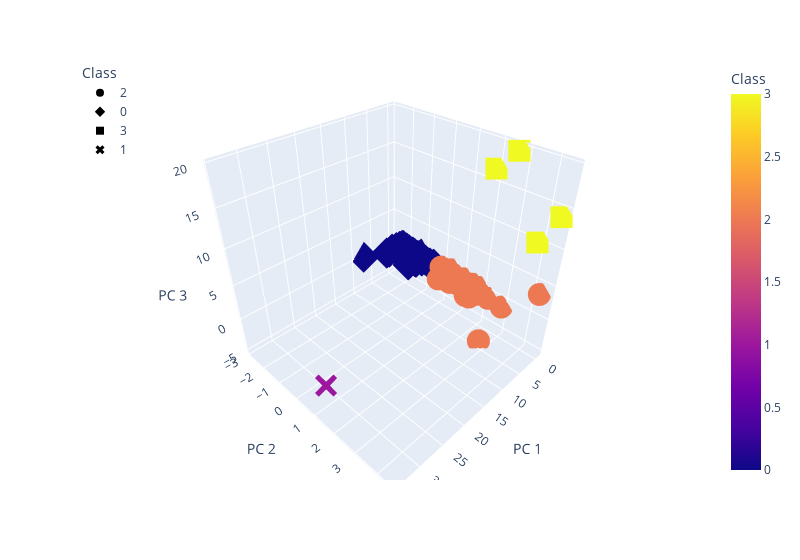

Notebook code cell kept with this figure:
### Markdown cell above
### Deliverable 4: Visualizing Cryptocurrencies Results

#### 3D-Scatter with Clusters

### Code cell
# Creating a 3D-Scatter with the PCA data and the clusters
fig = px.scatter_3d(
    clustered_df,
    x="PC 1",
    y="PC 2",
    z="PC 3",
    color="Class",
    hover_name="CoinName", hover_data=["Algorithm"], 
                    symbol="Class", width=800)

fig.update_layout(legend=dict(x=0, y=1))
fig.show()

### Figure 1 — Plotly figure (JSON) as saved in the notebook; plotly's stock layout.template omitted (floating-point values rounded to 4 significant figures; data arrays with more than 128 entries replaced by an {"elided": "..."} marker saying what was removed)
{"data": [{"customdata": {"elided": "289x1 str values"}, "hovertemplate": "<b>%{hovertext}</b><br><br>Class=%{marker.color}<br>PC 1=%{x}<br>PC 2=%{y}<br>PC 3=%{z}<br>Algorithm=%{customdata[0]}<extra></extra>", "hovertext": {"elided": "289 str values"}, "legendgroup": "2", "marker": {"color": {"elided": "289 int values"}, "coloraxis": "coloraxis", "symbol": "circle"}, "mode": "markers", "name": "2", "scene": "scene", "showlegend": true, "type": "scatter3d", "x": {"elided": "289 float values"}, "y": {"elided": "289 float values"}, "z": {"elided": "289 float values"}}, {"customdata": {"elided": "238x1 str values"}, "hovertemplate": "<b>%{hovertext}</b><br><br>Class=%{marker.color}<br>PC 1=%{x}<br>PC 2=%{y}<br>PC 3=%{z}<br>Algorithm=%{customdata[0]}<extra></extra>", "hovertext": {"elided": "238 str values"}, "legendgroup": "0", "marker": {"color": {"elided": "238 int values"}, "coloraxis": "coloraxis", "symbol": "diamond"}, "mode": "markers", "name": "0", "scene": "scene", "showlegend": true, "type": "scatter3d", "x": {"elided": "238 float values"}, "y": {"elided": "238 float values"}, "z": {"elided": "238 float values"}}, {"customdata": [["Proof-of-BibleHash"], ["SHA-256 + Hive"], ["ECC 256K1"], ["Leased POS"]], "hovertemplate": "<b>%{hovertext}</b><br><br>Class=%{marker.color}<br>PC 1=%{x}<br>PC 2=%{y}<br>PC 3=%{z}<br>Algorithm=%{customdata[0]}<extra></extra>", "hovertext": ["BiblePay", "LitecoinCash", "Acute Angle Cloud", "Waves"], "legendgroup": "3", "marker": {"color": [3, 3, 3, 3], "coloraxis": "coloraxis", "symbol": "square"}, "mode": "markers", "name": "3", "scene": "scene", "showlegend": true, "type": "scatter3d", "x": [-0.2206, -0.3986, -0.3651, -0.4144], "y": [3.88, 1.951, 2.698, 4.486], "z": [10.09, 16.76, 19.55, 14.04]}, {"customdata": [["TRC10"]], "hovertemplate": "<b>%{hovertext}</b><br><br>Class=%{marker.color}<br>PC 1=%{x}<br>PC 2=%{y}<br>PC 3=%{z}<br>Algorithm=%{customdata[0]}<extra></extra>", "hovertext": ["BitTorrent"], "legendgroup": "1", "marker": {"color": [1], "coloraxis": "coloraxis", "symbol": "x"}, "mode": "markers", "name": "1", "scene": "scene", "showlegend": true, "type": "scatter3d", "x": [34.05], "y": [1.543], "z": [-0.005467]}], "layout": {"coloraxis": {"colorbar": {"title": {"text": "Class"}}, "colorscale": [[0, "#0d0887"], [0.1111, "#46039f"], [0.2222, "#7201a8"], [0.3333, "#9c179e"], [0.4444, "#bd3786"], [0.5556, "#d8576b"], [0.6667, "#ed7953"], [0.7778, "#fb9f3a"], [0.8889, "#fdca26"], [1, "#f0f921"]]}, "legend": {"title": {"text": "Class"}, "tracegroupgap": 0, "x": 0, "y": 1}, "margin": {"t": 60}, "scene": {"domain": {"x": [0, 1], "y": [0, 1]}, "xaxis": {"title": {"text": "PC 1"}}, "yaxis": {"title": {"text": "PC 2"}}, "zaxis": {"title": {"text": "PC 3"}}}, "width": 800}}
